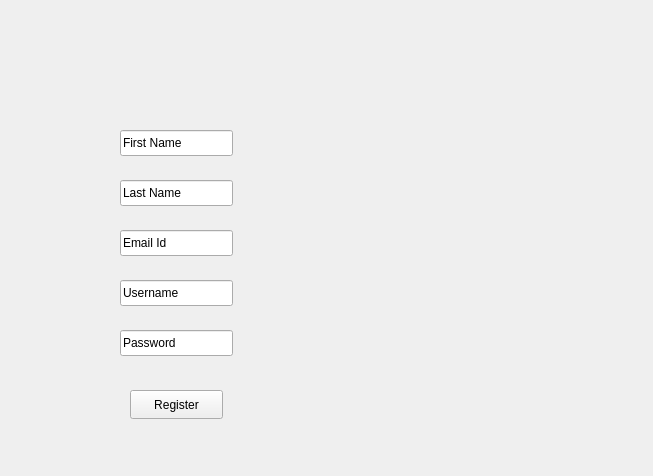
<?xml version="1.0" encoding="UTF-8"?>
<ui version="4.0">
 <class>RegisterWindow</class>
 <widget class="QWidget" name="RegisterWindow">
  <property name="geometry">
   <rect>
    <x>0</x>
    <y>0</y>
    <width>653</width>
    <height>476</height>
   </rect>
  </property>
  <property name="windowTitle">
   <string>Form</string>
  </property>
  <widget class="QLineEdit" name="firstName">
   <property name="geometry">
    <rect>
     <x>120</x>
     <y>130</y>
     <width>113</width>
     <height>26</height>
    </rect>
   </property>
   <property name="text">
    <string>First Name</string>
   </property>
  </widget>
  <widget class="QLineEdit" name="lastName">
   <property name="geometry">
    <rect>
     <x>120</x>
     <y>180</y>
     <width>113</width>
     <height>26</height>
    </rect>
   </property>
   <property name="text">
    <string>Last Name</string>
   </property>
  </widget>
  <widget class="QLineEdit" name="emailId">
   <property name="geometry">
    <rect>
     <x>120</x>
     <y>230</y>
     <width>113</width>
     <height>26</height>
    </rect>
   </property>
   <property name="text">
    <string>Email Id</string>
   </property>
  </widget>
  <widget class="QLineEdit" name="userName">
   <property name="geometry">
    <rect>
     <x>120</x>
     <y>280</y>
     <width>113</width>
     <height>26</height>
    </rect>
   </property>
   <property name="text">
    <string>Username</string>
   </property>
  </widget>
  <widget class="QLineEdit" name="password">
   <property name="geometry">
    <rect>
     <x>120</x>
     <y>330</y>
     <width>113</width>
     <height>26</height>
    </rect>
   </property>
   <property name="text">
    <string>Password</string>
   </property>
  </widget>
  <widget class="QPushButton" name="registerButton">
   <property name="geometry">
    <rect>
     <x>130</x>
     <y>390</y>
     <width>93</width>
     <height>29</height>
    </rect>
   </property>
   <property name="text">
    <string>Register</string>
   </property>
  </widget>
 </widget>
 <resources/>
 <connections/>
</ui>
